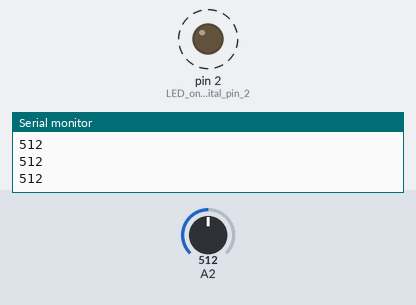
The sketch below on a simulated Arduino Uno, built with avr-gcc and run on an emulated ATmega328P. Parts: output pins drawn as LEDs (lit = HIGH), the last lines printed to the serial monitor. Dashed ring = blinking. Inputs (shaded band) come from the test bench; at power-on: A2 = 512.

Above: at 1.26 s.
1.3 s: A2 set to 12
4.3 s: A2 set to 9
At 4.3 s:
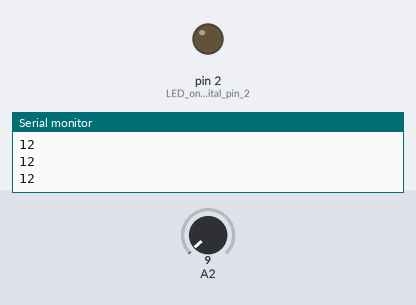
5.8 s: A2 set to 122
At 6.01 s:
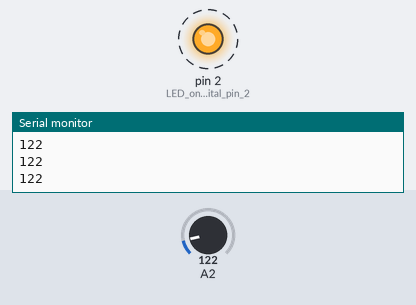
8.8 s: A2 set to 0
Timing chart, 0 to 11.3 s (numbered marks = the images above; inputs shaded):
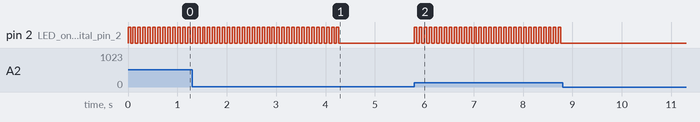

Measured:
- the behaviour switches between 11 and 10 on A2 (found by bisection; images 0 and 1)
- after the input at 4.3 s, pin 2 (LED_on_digital_pin_2): stops changing and stays LOW
- after the input at 5.8 s, pin 2 (LED_on_digital_pin_2): alternates HIGH for 0.05 s and LOW for 0.05 s, starting at once
- after the input at 8.8 s, pin 2 (LED_on_digital_pin_2): stops changing and stays LOW
- by itself, pin 2 (LED_on_digital_pin_2): alternates HIGH for 0.05 s and LOW for 0.05 s

The sketch:

Clap_led.ino
```cpp
void setup()
{
  Serial.begin(9600);             // using serial port to check analog value
  pinMode(2, OUTPUT);             // LED on digital pin 2
}

void loop()
{
  int analog_val;                 // analog value read from A2
  static bool led_state = false;  // current state of LED

  analog_val = analogRead(A2);

  if (analog_val > 10) {          // trigger threshold
    // toggle LED
    if (led_state) {
      led_state = false;          // LED was on, now off
      digitalWrite(2, LOW);
      Serial.println(analog_val); // print analog value for debug purposes
    }
    else {
      led_state = true;
      digitalWrite(2, HIGH);      // LED was off, now on
      Serial.println(analog_val);
    }
    delay(50);  // wait for clap noise to subside
  }
}
```
